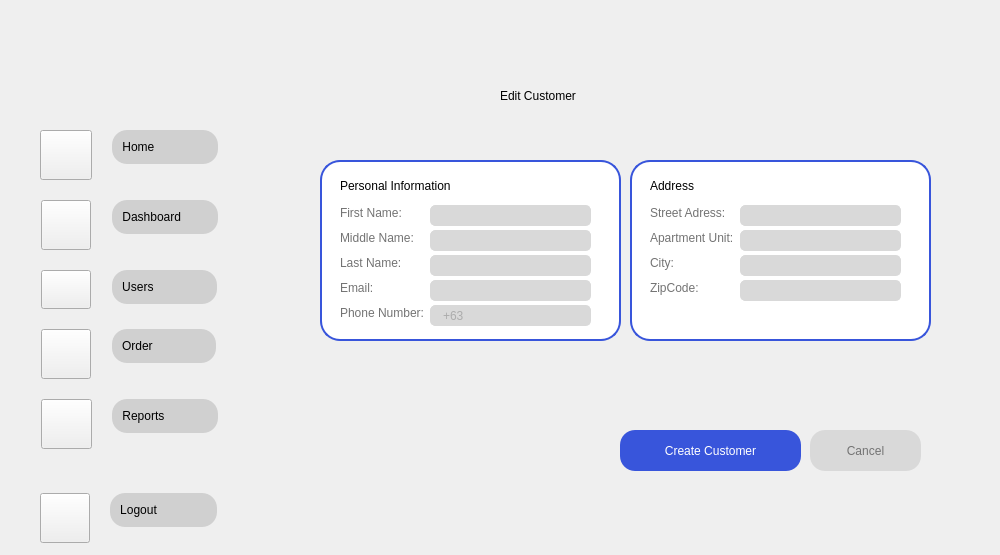
    <widget class="QWidget" name="EditCustomer">
     <property name="styleSheet">
      <string notr="true">#EditCustomer{
border-image: url(&quot;:/images/4.png&quot;) 0 0 0 0 stretch stretch;
background-repeat: (no-repeat);
backkground-position: (fixed);

}
#QLabel{
font-family: &quot;Fredoka&quot;;
font-size: 20px;
}</string>
     </property>
     <widget class="QLabel" name="label_73">
      <property name="geometry">
       <rect>
        <x>340</x>
        <y>305</y>
        <width>91</width>
        <height>16</height>
       </rect>
      </property>
      <property name="text">
       <string>&lt;html&gt;&lt;head/&gt;&lt;body&gt;&lt;p&gt;&lt;span style=&quot; color:#737373;&quot;&gt;Phone Number:&lt;/span&gt;&lt;/p&gt;&lt;/body&gt;&lt;/html&gt;</string>
      </property>
     </widget>
     <widget class="QLabel" name="fr_14">
      <property name="geometry">
       <rect>
        <x>630</x>
        <y>160</y>
        <width>301</width>
        <height>181</height>
       </rect>
      </property>
      <property name="styleSheet">
       <string notr="true">   QLabel {
       background-color: white;
       border: 2px solid #3855DB;
       border-radius: 20px;
   }</string>
      </property>
      <property name="text">
       <string/>
      </property>
     </widget>
     <widget class="QLabel" name="label_72">
      <property name="geometry">
       <rect>
        <x>340</x>
        <y>230</y>
        <width>91</width>
        <height>16</height>
       </rect>
      </property>
      <property name="text">
       <string>&lt;html&gt;&lt;head/&gt;&lt;body&gt;&lt;p&gt;&lt;span style=&quot; color:#737373;&quot;&gt;Middle Name:&lt;/span&gt;&lt;/p&gt;&lt;/body&gt;&lt;/html&gt;</string>
      </property>
     </widget>
     <widget class="QWidget" name="verticalLayoutWidget_25">
      <property name="geometry">
       <rect>
        <x>30</x>
        <y>130</y>
        <width>241</width>
        <height>323</height>
       </rect>
      </property>
      <layout class="QVBoxLayout" name="verticalLayout_112">
       <property name="spacing">
        <number>1</number>
       </property>
       <property name="sizeConstraint">
        <enum>QLayout::SetFixedSize</enum>
       </property>
       <item>
        <layout class="QFormLayout" name="formLayout_33">
         <property name="sizeConstraint">
          <enum>QLayout::SetDefaultConstraint</enum>
         </property>
         <property name="fieldGrowthPolicy">
          <enum>QFormLayout::FieldsStayAtSizeHint</enum>
         </property>
         <property name="rowWrapPolicy">
          <enum>QFormLayout::WrapLongRows</enum>
         </property>
         <property name="labelAlignment">
          <set>Qt::AlignCenter</set>
         </property>
         <property name="formAlignment">
          <set>Qt::AlignLeading|Qt::AlignLeft|Qt::AlignVCenter</set>
         </property>
         <property name="horizontalSpacing">
          <number>20</number>
         </property>
         <property name="verticalSpacing">
          <number>20</number>
         </property>
         <property name="leftMargin">
          <number>10</number>
         </property>
         <property name="topMargin">
          <number>0</number>
         </property>
         <property name="bottomMargin">
          <number>0</number>
         </property>
         <item row="0" column="0">
          <widget class="QPushButton" name="h1_6">
           <property name="styleSheet">
            <string notr="true">QPushButton{
border-image: url(&quot;:/Icons/Home.png&quot;) 0 0 0 0 stretch stretch;
background-repeat: no-repeat;
 width: 44px;
    height: 42px;

}</string>
           </property>
           <property name="text">
            <string/>
           </property>
          </widget>
         </item>
         <item row="0" column="1">
          <layout class="QVBoxLayout" name="verticalLayout_113">
           <item>
            <widget class="QPushButton" name="Homebut_13">
             <property name="styleSheet">
              <string notr="true">QPushButton {
            background-color: #D0D0D0;
			border-style: outset;
			 padding: 10px;
            border-radius: 15px; /* Adjust this value for desired roundness */
            border-color: #D0D0D0; /* Example border color */
				
}

QPushButton:hover {
    background-color: #D9d9d9; /* Color when the mouse hovers over it */
	padding: 10px;
            border-radius: 15px; /* Adjust this value for desired roundness */
}
QPushButton:pressed {
    background-color: #797979; /* Color when the button is clicked down */
	padding: 10px;
            border-radius: 15px; /* Adjust this value for desired roundness */
}</string>
             </property>
             <property name="text">
              <string>Home                </string>
             </property>
             <property name="shortcut">
              <string/>
             </property>
             <property name="autoDefault">
              <bool>false</bool>
             </property>
             <property name="default">
              <bool>false</bool>
             </property>
             <property name="flat">
              <bool>true</bool>
             </property>
            </widget>
           </item>
          </layout>
         </item>
         <item row="1" column="0">
          <widget class="QPushButton" name="db1_6">
           <property name="styleSheet">
            <string notr="true">QPushButton{
border-image: url(&quot;:/Icons/DashB.png&quot;) 0 0 0 0 stretch stretch;
background-repeat: no-repeat;
 width: 42px;
    height: 42px;

}</string>
           </property>
           <property name="text">
            <string/>
           </property>
          </widget>
         </item>
         <item row="1" column="1">
          <layout class="QVBoxLayout" name="verticalLayout_114">
           <item>
            <widget class="QPushButton" name="Dashbut_13">
             <property name="styleSheet">
              <string notr="true">QPushButton {
            background-color: #D0D0D0;
			border-style: outset;
			 padding: 10px;
            border-radius: 15px; /* Adjust this value for desired roundness */
            border-color: #D0D0D0; /* Example border color */
				
}

QPushButton:hover {
    background-color: #D9d9d9; /* Color when the mouse hovers over it */
	padding: 10px;
            border-radius: 15px; /* Adjust this value for desired roundness */
}
QPushButton:pressed {
    background-color: #797979; /* Color when the button is clicked down */
	padding: 10px;
            border-radius: 15px; /* Adjust this value for desired roundness */
}</string>
             </property>
             <property name="text">
              <string>Dashboard        </string>
             </property>
             <property name="autoDefault">
              <bool>false</bool>
             </property>
             <property name="default">
              <bool>false</bool>
             </property>
             <property name="flat">
              <bool>false</bool>
             </property>
            </widget>
           </item>
          </layout>
         </item>
         <item row="2" column="0">
          <widget class="QPushButton" name="u1_6">
           <property name="styleSheet">
            <string notr="true">QPushButton{
border-image: url(&quot;:/Icons/User.png&quot;) 0 0 0 0 stretch stretch;
background-repeat: no-repeat;
 width: 42px;
    height: 31px;

}</string>
           </property>
           <property name="text">
            <string/>
           </property>
          </widget>
         </item>
         <item row="2" column="1">
          <layout class="QVBoxLayout" name="verticalLayout_115">
           <item>
            <widget class="QPushButton" name="Userbut_13">
             <property name="styleSheet">
              <string notr="true">QPushButton {
            background-color: #D0D0D0;
			border-style: outset;
			 padding: 10px;
            border-radius: 15px; /* Adjust this value for desired roundness */
            border-color: #D0D0D0; /* Example border color */
				
}

QPushButton:hover {
    background-color: #D9d9d9; /* Color when the mouse hovers over it */
	padding: 10px;
            border-radius: 15px; /* Adjust this value for desired roundness */
}
QPushButton:pressed {
    background-color: #797979; /* Color when the button is clicked down */
	padding: 10px;
            border-radius: 15px; /* Adjust this value for desired roundness */
}</string>
             </property>
             <property name="text">
              <string>Users                </string>
             </property>
             <property name="autoDefault">
              <bool>false</bool>
             </property>
             <property name="default">
              <bool>false</bool>
             </property>
             <property name="flat">
              <bool>false</bool>
             </property>
            </widget>
           </item>
          </layout>
         </item>
         <item row="3" column="0">
          <widget class="QPushButton" name="o1_6">
           <property name="styleSheet">
            <string notr="true">QPushButton{
border-image: url(&quot;:/Icons/Ordernowbg.png&quot;) 0 0 0 0 stretch stretch;
background-repeat: no-repeat;
 width: 42px;
    height: 42px;

}</string>
           </property>
           <property name="text">
            <string/>
           </property>
           <property name="autoRepeat">
            <bool>false</bool>
           </property>
           <property name="flat">
            <bool>false</bool>
           </property>
          </widget>
         </item>
         <item row="3" column="1">
          <layout class="QVBoxLayout" name="verticalLayout_116">
           <item>
            <widget class="QPushButton" name="Orderbut_13">
             <property name="styleSheet">
              <string notr="true">QPushButton {
            background-color: #D0D0D0;
			border-style: outset;
			 padding: 10px;
            border-radius: 15px; /* Adjust this value for desired roundness */
            border-color: #D0D0D0; /* Example border color */
				
}

QPushButton:hover {
    background-color: #D9d9d9; /* Color when the mouse hovers over it */
	padding: 10px;
            border-radius: 15px; /* Adjust this value for desired roundness */
}
QPushButton:pressed {
    background-color: #797979; /* Color when the button is clicked down */
	padding: 10px;
            border-radius: 15px; /* Adjust this value for desired roundness */
}</string>
             </property>
             <property name="text">
              <string>Order                </string>
             </property>
             <property name="autoDefault">
              <bool>false</bool>
             </property>
             <property name="default">
              <bool>false</bool>
             </property>
             <property name="flat">
              <bool>false</bool>
             </property>
            </widget>
           </item>
          </layout>
         </item>
         <item row="4" column="0">
          <widget class="QPushButton" name="r1_6">
           <property name="styleSheet">
            <string notr="true">QPushButton{
border-image: url(&quot;:/Icons/Transa.png&quot;) 0 0 0 0 stretch stretch;
background-repeat: no-repeat;
 width: 43px;
    height: 42px;

}</string>
           </property>
           <property name="text">
            <string/>
           </property>
          </widget>
         </item>
         <item row="4" column="1">
          <layout class="QVBoxLayout" name="verticalLayout_117">
           <item>
            <widget class="QPushButton" name="Reportbut_13">
             <property name="styleSheet">
              <string notr="true">QPushButton {
            background-color: #D0D0D0;
			border-style: outset;
			 padding: 10px;
            border-radius: 15px; /* Adjust this value for desired roundness */
            border-color: #D0D0D0; /* Example border color */
				
}

QPushButton:hover {
    background-color: #D9d9d9; /* Color when the mouse hovers over it */
	padding: 10px;
            border-radius: 15px; /* Adjust this value for desired roundness */
}
QPushButton:pressed {
    background-color: #797979; /* Color when the button is clicked down */
	padding: 10px;
            border-radius: 15px; /* Adjust this value for desired roundness */
}</string>
             </property>
             <property name="text">
              <string>Reports             </string>
             </property>
             <property name="autoDefault">
              <bool>false</bool>
             </property>
             <property name="default">
              <bool>false</bool>
             </property>
             <property name="flat">
              <bool>false</bool>
             </property>
            </widget>
           </item>
          </layout>
         </item>
        </layout>
       </item>
      </layout>
     </widget>
     <widget class="QLabel" name="label_67">
      <property name="geometry">
       <rect>
        <x>650</x>
        <y>230</y>
        <width>91</width>
        <height>16</height>
       </rect>
      </property>
      <property name="text">
       <string>&lt;html&gt;&lt;head/&gt;&lt;body&gt;&lt;p&gt;&lt;span style=&quot; color:#737373;&quot;&gt;Apartment Unit:&lt;/span&gt;&lt;/p&gt;&lt;/body&gt;&lt;/html&gt;</string>
      </property>
      <property name="alignment">
       <set>Qt::AlignLeading|Qt::AlignLeft|Qt::AlignVCenter</set>
      </property>
     </widget>
     <widget class="QLabel" name="PI_8">
      <property name="geometry">
       <rect>
        <x>650</x>
        <y>170</y>
        <width>181</width>
        <height>31</height>
       </rect>
      </property>
      <property name="text">
       <string>Address</string>
      </property>
     </widget>
     <widget class="QPushButton" name="crt_btn_7">
      <property name="geometry">
       <rect>
        <x>620</x>
        <y>430</y>
        <width>181</width>
        <height>41</height>
       </rect>
      </property>
      <property name="styleSheet">
       <string notr="true">QPushButton {
            background-color: #3855DB; /* Example background color */
            color: White; /* Example text color */
            border-radius: 15px; /* Adjust this value for desired roundness */
}
QPushButton:hover {
    background-color: #2746C3; /* Color when the mouse hovers over it */

}
QPushButton:pressed {
    background-color: #FFFFFF; /* Color when the button is clicked down */
	color: #3855DB;
	border-style: outset;
	border-width: 3px;
    border-radius: 15px; /* Adjust this value for desired roundness */
    border-color: #2746C3;
}</string>
      </property>
      <property name="text">
       <string>Create Customer</string>
      </property>
     </widget>
     <widget class="QLabel" name="label_69">
      <property name="geometry">
       <rect>
        <x>650</x>
        <y>255</y>
        <width>49</width>
        <height>16</height>
       </rect>
      </property>
      <property name="text">
       <string>&lt;html&gt;&lt;head/&gt;&lt;body&gt;&lt;p&gt;&lt;span style=&quot; color:#737373;&quot;&gt;City:&lt;/span&gt;&lt;/p&gt;&lt;/body&gt;&lt;/html&gt;</string>
      </property>
     </widget>
     <widget class="QLabel" name="fr_13">
      <property name="geometry">
       <rect>
        <x>320</x>
        <y>160</y>
        <width>301</width>
        <height>181</height>
       </rect>
      </property>
      <property name="styleSheet">
       <string notr="true">   QLabel {
       background-color: white;
       border: 2px solid #3855DB;
       border-radius: 20px;
   }</string>
      </property>
      <property name="text">
       <string/>
      </property>
     </widget>
     <widget class="QLabel" name="label_71">
      <property name="geometry">
       <rect>
        <x>650</x>
        <y>280</y>
        <width>49</width>
        <height>16</height>
       </rect>
      </property>
      <property name="text">
       <string>&lt;html&gt;&lt;head/&gt;&lt;body&gt;&lt;p&gt;&lt;span style=&quot; color:#737373;&quot;&gt;ZipCode:&lt;/span&gt;&lt;/p&gt;&lt;/body&gt;&lt;/html&gt;</string>
      </property>
     </widget>
     <widget class="QPushButton" name="crt_btn_8">
      <property name="geometry">
       <rect>
        <x>810</x>
        <y>430</y>
        <width>111</width>
        <height>41</height>
       </rect>
      </property>
      <property name="styleSheet">
       <string notr="true">QPushButton {
            background-color: #d9d9d9; /* Example background color */
            color: #737373; /* Example text color */
            border-radius: 15px; /* Adjust this value for desired roundness */
}
QPushButton:hover {
    background-color: #9c9b9b; /* Color when the mouse hovers over it */

}
QPushButton:pressed {
    background-color: #FFFFFF; /* Color when the button is clicked down */
	color: #9c9b9b;
	border-style: outset;
	border-width: 3px;
    border-radius: 15px; /* Adjust this value for desired roundness */
    border-color: #9c9b9b;
}</string>
      </property>
      <property name="text">
       <string>Cancel</string>
      </property>
     </widget>
     <widget class="QWidget" name="verticalLayoutWidget_26">
      <property name="geometry">
       <rect>
        <x>30</x>
        <y>490</y>
        <width>241</width>
        <height>56</height>
       </rect>
      </property>
      <layout class="QVBoxLayout" name="verticalLayout_118">
       <item>
        <layout class="QFormLayout" name="formLayout_34">
         <property name="fieldGrowthPolicy">
          <enum>QFormLayout::FieldsStayAtSizeHint</enum>
         </property>
         <property name="rowWrapPolicy">
          <enum>QFormLayout::WrapLongRows</enum>
         </property>
         <property name="labelAlignment">
          <set>Qt::AlignCenter</set>
         </property>
         <property name="formAlignment">
          <set>Qt::AlignLeading|Qt::AlignLeft|Qt::AlignVCenter</set>
         </property>
         <property name="horizontalSpacing">
          <number>20</number>
         </property>
         <property name="verticalSpacing">
          <number>20</number>
         </property>
         <property name="leftMargin">
          <number>10</number>
         </property>
         <item row="0" column="0">
          <widget class="QPushButton" name="s1_6">
           <property name="styleSheet">
            <string notr="true">QPushButton{
border-image: url(&quot;:/Icons/Profilenowhite.png&quot;) 0 0 0 0 stretch stretch;
background-repeat: no-repeat;
 width: 42px;
    height: 42px;

}</string>
           </property>
           <property name="text">
            <string/>
           </property>
          </widget>
         </item>
         <item row="0" column="1">
          <layout class="QVBoxLayout" name="verticalLayout_119">
           <item>
            <widget class="QPushButton" name="Settbut_13">
             <property name="styleSheet">
              <string notr="true">QPushButton {
            background-color: #D0D0D0;
			border-style: outset;
			 padding: 10px;
            border-radius: 15px; /* Adjust this value for desired roundness */
            border-color: #D0D0D0; /* Example border color */
				
}

QPushButton:hover {
    background-color: #D9d9d9; /* Color when the mouse hovers over it */
	padding: 10px;
            border-radius: 15px; /* Adjust this value for desired roundness */
}
QPushButton:pressed {
    background-color: #797979; /* Color when the button is clicked down */
	padding: 10px;
            border-radius: 15px; /* Adjust this value for desired roundness */
}</string>
             </property>
             <property name="text">
              <string>Logout               </string>
             </property>
             <property name="autoDefault">
              <bool>false</bool>
             </property>
             <property name="default">
              <bool>false</bool>
             </property>
             <property name="flat">
              <bool>false</bool>
             </property>
            </widget>
           </item>
          </layout>
         </item>
        </layout>
       </item>
      </layout>
     </widget>
     <widget class="QLineEdit" name="lineEdit_28">
      <property name="geometry">
       <rect>
        <x>740</x>
        <y>280</y>
        <width>161</width>
        <height>21</height>
       </rect>
      </property>
      <property name="styleSheet">
       <string notr="true">QLineEdit {
    background-color: #d9d9d9; /* Light gray background color */
	color:   gray;
    border: 1px solid #d9d9d9; /* Subtle border */
    border-radius: 5px; /* Adjust this value for desired roundness */
    padding-left: 10px; /* Important: Add padding to make space for the icon */
    padding-right: 10px; /* Optional: Add some padding on the right side */
}</string>
      </property>
      <property name="maxLength">
       <number>8</number>
      </property>
     </widget>
     <widget class="QLineEdit" name="lineEdit_31">
      <property name="geometry">
       <rect>
        <x>740</x>
        <y>205</y>
        <width>161</width>
        <height>21</height>
       </rect>
      </property>
      <property name="styleSheet">
       <string notr="true">QLineEdit {
    background-color: #d9d9d9; /* Light gray background color */
	color:   gray;
    border: 1px solid #d9d9d9; /* Subtle border */
    border-radius: 5px; /* Adjust this value for desired roundness */
    padding-left: 10px; /* Important: Add padding to make space for the icon */
    padding-right: 10px; /* Optional: Add some padding on the right side */
}</string>
      </property>
      <property name="maxLength">
       <number>16</number>
      </property>
     </widget>
     <widget class="QLabel" name="label_66">
      <property name="geometry">
       <rect>
        <x>650</x>
        <y>205</y>
        <width>91</width>
        <height>16</height>
       </rect>
      </property>
      <property name="text">
       <string>&lt;html&gt;&lt;head/&gt;&lt;body&gt;&lt;p&gt;&lt;span style=&quot; color:#737373;&quot;&gt;Street Adress:&lt;/span&gt;&lt;/p&gt;&lt;/body&gt;&lt;/html&gt;</string>
      </property>
      <property name="alignment">
       <set>Qt::AlignLeading|Qt::AlignLeft|Qt::AlignVCenter</set>
      </property>
     </widget>
     <widget class="QLineEdit" name="lineEdit_25">
      <property name="geometry">
       <rect>
        <x>430</x>
        <y>205</y>
        <width>161</width>
        <height>21</height>
       </rect>
      </property>
      <property name="styleSheet">
       <string notr="true">QLineEdit {
    background-color: #d9d9d9; /* Light gray background color */
	color:   gray;
    border: 1px solid #d9d9d9; /* Subtle border */
    border-radius: 5px; /* Adjust this value for desired roundness */
    padding-left: 10px; /* Important: Add padding to make space for the icon */
    padding-right: 10px; /* Optional: Add some padding on the right side */
}</string>
      </property>
      <property name="maxLength">
       <number>16</number>
      </property>
     </widget>
     <widget class="QLabel" name="label_65">
      <property name="geometry">
       <rect>
        <x>340</x>
        <y>280</y>
        <width>91</width>
        <height>16</height>
       </rect>
      </property>
      <property name="text">
       <string>&lt;html&gt;&lt;head/&gt;&lt;body&gt;&lt;p&gt;&lt;span style=&quot; color:#737373;&quot;&gt;Email:&lt;/span&gt;&lt;/p&gt;&lt;/body&gt;&lt;/html&gt;</string>
      </property>
     </widget>
     <widget class="QLineEdit" name="lineEdit_26">
      <property name="geometry">
       <rect>
        <x>740</x>
        <y>230</y>
        <width>161</width>
        <height>21</height>
       </rect>
      </property>
      <property name="styleSheet">
       <string notr="true">QLineEdit {
    background-color: #d9d9d9; /* Light gray background color */
	color:   gray;
    border: 1px solid #d9d9d9; /* Subtle border */
    border-radius: 5px; /* Adjust this value for desired roundness */
    padding-left: 10px; /* Important: Add padding to make space for the icon */
    padding-right: 10px; /* Optional: Add some padding on the right side */
}</string>
      </property>
      <property name="maxLength">
       <number>16</number>
      </property>
     </widget>
     <widget class="QLineEdit" name="lineEdit_30">
      <property name="geometry">
       <rect>
        <x>430</x>
        <y>255</y>
        <width>161</width>
        <height>21</height>
       </rect>
      </property>
      <property name="styleSheet">
       <string notr="true">QLineEdit {
    background-color: #d9d9d9; /* Light gray background color */
	color:   gray;
    border: 1px solid #d9d9d9; /* Subtle border */
    border-radius: 5px; /* Adjust this value for desired roundness */
    padding-left: 10px; /* Important: Add padding to make space for the icon */
    padding-right: 10px; /* Optional: Add some padding on the right side */
}</string>
      </property>
      <property name="maxLength">
       <number>16</number>
      </property>
     </widget>
     <widget class="QLineEdit" name="lineEdit_29">
      <property name="geometry">
       <rect>
        <x>740</x>
        <y>255</y>
        <width>161</width>
        <height>21</height>
       </rect>
      </property>
      <property name="styleSheet">
       <string notr="true">QLineEdit {
    background-color: #d9d9d9; /* Light gray background color */
	color:   gray;
    border: 1px solid #d9d9d9; /* Subtle border */
    border-radius: 5px; /* Adjust this value for desired roundness */
    padding-left: 10px; /* Important: Add padding to make space for the icon */
    padding-right: 10px; /* Optional: Add some padding on the right side */
}</string>
      </property>
      <property name="maxLength">
       <number>16</number>
      </property>
     </widget>
     <widget class="QLabel" name="PI_7">
      <property name="geometry">
       <rect>
        <x>340</x>
        <y>175</y>
        <width>181</width>
        <height>21</height>
       </rect>
      </property>
      <property name="text">
       <string>Personal Information</string>
      </property>
     </widget>
     <widget class="QLabel" name="label_68">
      <property name="geometry">
       <rect>
        <x>340</x>
        <y>205</y>
        <width>91</width>
        <height>16</height>
       </rect>
      </property>
      <property name="text">
       <string>&lt;html&gt;&lt;head/&gt;&lt;body&gt;&lt;p&gt;&lt;span style=&quot; color:#737373;&quot;&gt;First Name:&lt;/span&gt;&lt;/p&gt;&lt;/body&gt;&lt;/html&gt;</string>
      </property>
     </widget>
     <widget class="QLineEdit" name="lineEdit_24">
      <property name="geometry">
       <rect>
        <x>430</x>
        <y>230</y>
        <width>161</width>
        <height>21</height>
       </rect>
      </property>
      <property name="styleSheet">
       <string notr="true">QLineEdit {
    background-color: #d9d9d9; /* Light gray background color */
	color:   gray;
    border: 1px solid #d9d9d9; /* Subtle border */
    border-radius: 5px; /* Adjust this value for desired roundness */
    padding-left: 10px; /* Important: Add padding to make space for the icon */
    padding-right: 10px; /* Optional: Add some padding on the right side */
}</string>
      </property>
      <property name="maxLength">
       <number>16</number>
      </property>
     </widget>
     <widget class="QLabel" name="ok_10">
      <property name="geometry">
       <rect>
        <x>500</x>
        <y>60</y>
        <width>491</width>
        <height>71</height>
       </rect>
      </property>
      <property name="text">
       <string>Edit Customer</string>
      </property>
     </widget>
     <widget class="QLabel" name="label_70">
      <property name="geometry">
       <rect>
        <x>340</x>
        <y>255</y>
        <width>91</width>
        <height>16</height>
       </rect>
      </property>
      <property name="text">
       <string>&lt;html&gt;&lt;head/&gt;&lt;body&gt;&lt;p&gt;&lt;span style=&quot; color:#737373;&quot;&gt;Last Name:&lt;/span&gt;&lt;/p&gt;&lt;/body&gt;&lt;/html&gt;</string>
      </property>
     </widget>
     <widget class="QLineEdit" name="lineEdit_27">
      <property name="geometry">
       <rect>
        <x>430</x>
        <y>305</y>
        <width>161</width>
        <height>21</height>
       </rect>
      </property>
      <property name="styleSheet">
       <string notr="true">QLineEdit {
    background-color: #d9d9d9; /* Light gray background color */
	color:   gray;
    border: 1px solid #d9d9d9; /* Subtle border */
    border-radius: 5px; /* Adjust this value for desired roundness */
    padding-left: 10px; /* Important: Add padding to make space for the icon */
    padding-right: 10px; /* Optional: Add some padding on the right side */
}</string>
      </property>
      <property name="text">
       <string/>
      </property>
      <property name="maxLength">
       <number>11</number>
      </property>
      <property name="placeholderText">
       <string>+63</string>
      </property>
     </widget>
     <widget class="QLineEdit" name="lineEdit_32">
      <property name="geometry">
       <rect>
        <x>430</x>
        <y>280</y>
        <width>161</width>
        <height>21</height>
       </rect>
      </property>
      <property name="styleSheet">
       <string notr="true">QLineEdit {
    background-color: #d9d9d9; /* Light gray background color */
	color:   gray;
    border: 1px solid #d9d9d9; /* Subtle border */
    border-radius: 5px; /* Adjust this value for desired roundness */
    padding-left: 10px; /* Important: Add padding to make space for the icon */
    padding-right: 10px; /* Optional: Add some padding on the right side */
}</string>
      </property>
      <property name="maxLength">
       <number>32</number>
      </property>
     </widget>
     <zorder>fr_13</zorder>
     <zorder>label_73</zorder>
     <zorder>fr_14</zorder>
     <zorder>label_72</zorder>
     <zorder>verticalLayoutWidget_25</zorder>
     <zorder>label_67</zorder>
     <zorder>PI_8</zorder>
     <zorder>crt_btn_7</zorder>
     <zorder>label_69</zorder>
     <zorder>label_71</zorder>
     <zorder>crt_btn_8</zorder>
     <zorder>verticalLayoutWidget_26</zorder>
     <zorder>lineEdit_28</zorder>
     <zorder>lineEdit_31</zorder>
     <zorder>label_66</zorder>
     <zorder>lineEdit_25</zorder>
     <zorder>label_65</zorder>
     <zorder>lineEdit_26</zorder>
     <zorder>lineEdit_30</zorder>
     <zorder>lineEdit_29</zorder>
     <zorder>PI_7</zorder>
     <zorder>label_68</zorder>
     <zorder>lineEdit_24</zorder>
     <zorder>ok_10</zorder>
     <zorder>label_70</zorder>
     <zorder>lineEdit_27</zorder>
     <zorder>lineEdit_32</zorder>
    </widget>
